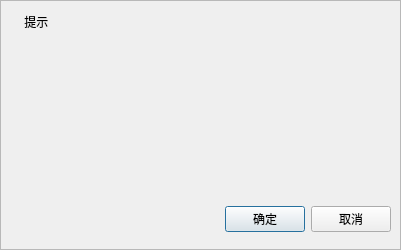
<?xml version="1.0" encoding="UTF-8"?>
<ui version="4.0">
 <class>frmMessageBox</class>
 <widget class="QDialog" name="frmMessageBox">
  <property name="geometry">
   <rect>
    <x>0</x>
    <y>0</y>
    <width>401</width>
    <height>250</height>
   </rect>
  </property>
  <layout class="QVBoxLayout" name="verticalLayout_2">
   <property name="spacing">
    <number>0</number>
   </property>
   <property name="leftMargin">
    <number>0</number>
   </property>
   <property name="topMargin">
    <number>0</number>
   </property>
   <property name="rightMargin">
    <number>0</number>
   </property>
   <property name="bottomMargin">
    <number>0</number>
   </property>
   <item>
    <widget class="QFrame" name="frame_messagebox">
     <property name="frameShape">
      <enum>QFrame::StyledPanel</enum>
     </property>
     <property name="frameShadow">
      <enum>QFrame::Raised</enum>
     </property>
     <layout class="QVBoxLayout" name="verticalLayout">
      <property name="spacing">
       <number>0</number>
      </property>
      <property name="leftMargin">
       <number>0</number>
      </property>
      <property name="topMargin">
       <number>0</number>
      </property>
      <property name="rightMargin">
       <number>0</number>
      </property>
      <property name="bottomMargin">
       <number>0</number>
      </property>
      <item>
       <widget class="QWidget" name="widget_title" native="true">
        <property name="sizePolicy">
         <sizepolicy hsizetype="Preferred" vsizetype="Fixed">
          <horstretch>0</horstretch>
          <verstretch>0</verstretch>
         </sizepolicy>
        </property>
        <property name="minimumSize">
         <size>
          <width>100</width>
          <height>30</height>
         </size>
        </property>
        <property name="maximumSize">
         <size>
          <width>16777215</width>
          <height>30</height>
         </size>
        </property>
        <property name="styleSheet">
         <string notr="true"/>
        </property>
        <layout class="QHBoxLayout" name="horizontalLayout_2">
         <property name="spacing">
          <number>0</number>
         </property>
         <property name="leftMargin">
          <number>20</number>
         </property>
         <property name="topMargin">
          <number>0</number>
         </property>
         <property name="rightMargin">
          <number>0</number>
         </property>
         <property name="bottomMargin">
          <number>0</number>
         </property>
         <item>
          <widget class="QLabel" name="lab_Title">
           <property name="text">
            <string> 提示</string>
           </property>
           <property name="alignment">
            <set>Qt::AlignBottom|Qt::AlignLeading|Qt::AlignLeft</set>
           </property>
          </widget>
         </item>
         <item>
          <spacer name="horizontalSpacer_2">
           <property name="orientation">
            <enum>Qt::Horizontal</enum>
           </property>
           <property name="sizeHint" stdset="0">
            <size>
             <width>40</width>
             <height>20</height>
            </size>
           </property>
          </spacer>
         </item>
        </layout>
       </widget>
      </item>
      <item>
       <widget class="QWidget" name="widget_main" native="true">
        <property name="styleSheet">
         <string notr="true"/>
        </property>
        <layout class="QHBoxLayout" name="horizontalLayout_4">
         <property name="spacing">
          <number>0</number>
         </property>
         <property name="leftMargin">
          <number>0</number>
         </property>
         <property name="topMargin">
          <number>0</number>
         </property>
         <property name="rightMargin">
          <number>0</number>
         </property>
         <property name="bottomMargin">
          <number>0</number>
         </property>
         <item>
          <widget class="QWidget" name="widget_2" native="true">
           <layout class="QHBoxLayout" name="horizontalLayout_3">
            <property name="leftMargin">
             <number>0</number>
            </property>
            <property name="topMargin">
             <number>0</number>
            </property>
            <property name="rightMargin">
             <number>0</number>
            </property>
            <property name="bottomMargin">
             <number>0</number>
            </property>
            <item>
             <spacer name="horizontalSpacer_3">
              <property name="orientation">
               <enum>Qt::Horizontal</enum>
              </property>
              <property name="sizeHint" stdset="0">
               <size>
                <width>81</width>
                <height>20</height>
               </size>
              </property>
             </spacer>
            </item>
            <item>
             <widget class="QLabel" name="label_icon">
              <property name="minimumSize">
               <size>
                <width>40</width>
                <height>40</height>
               </size>
              </property>
              <property name="maximumSize">
               <size>
                <width>40</width>
                <height>40</height>
               </size>
              </property>
              <property name="text">
               <string/>
              </property>
             </widget>
            </item>
            <item>
             <widget class="QLabel" name="labInfo">
              <property name="sizePolicy">
               <sizepolicy hsizetype="Expanding" vsizetype="Preferred">
                <horstretch>0</horstretch>
                <verstretch>0</verstretch>
               </sizepolicy>
              </property>
              <property name="minimumSize">
               <size>
                <width>200</width>
                <height>0</height>
               </size>
              </property>
              <property name="font">
               <font>
                <pointsize>12</pointsize>
               </font>
              </property>
              <property name="styleSheet">
               <string notr="true"/>
              </property>
              <property name="text">
               <string/>
              </property>
              <property name="scaledContents">
               <bool>false</bool>
              </property>
              <property name="alignment">
               <set>Qt::AlignCenter</set>
              </property>
              <property name="wordWrap">
               <bool>true</bool>
              </property>
             </widget>
            </item>
            <item>
             <spacer name="horizontalSpacer_4">
              <property name="orientation">
               <enum>Qt::Horizontal</enum>
              </property>
              <property name="sizeHint" stdset="0">
               <size>
                <width>80</width>
                <height>20</height>
               </size>
              </property>
             </spacer>
            </item>
           </layout>
          </widget>
         </item>
        </layout>
       </widget>
      </item>
      <item>
       <widget class="QWidget" name="widget_btn" native="true">
        <property name="maximumSize">
         <size>
          <width>16777215</width>
          <height>60</height>
         </size>
        </property>
        <property name="styleSheet">
         <string notr="true"/>
        </property>
        <layout class="QHBoxLayout" name="horizontalLayout">
         <property name="leftMargin">
          <number>0</number>
         </property>
         <property name="topMargin">
          <number>0</number>
         </property>
         <property name="rightMargin">
          <number>9</number>
         </property>
         <property name="bottomMargin">
          <number>0</number>
         </property>
         <item>
          <spacer name="horizontalSpacer">
           <property name="orientation">
            <enum>Qt::Horizontal</enum>
           </property>
           <property name="sizeHint" stdset="0">
            <size>
             <width>40</width>
             <height>20</height>
            </size>
           </property>
          </spacer>
         </item>
         <item>
          <widget class="QPushButton" name="btnOk">
           <property name="minimumSize">
            <size>
             <width>0</width>
             <height>0</height>
            </size>
           </property>
           <property name="focusPolicy">
            <enum>Qt::ClickFocus</enum>
           </property>
           <property name="styleSheet">
            <string notr="true"/>
           </property>
           <property name="text">
            <string>确定</string>
           </property>
           <property name="iconSize">
            <size>
             <width>18</width>
             <height>18</height>
            </size>
           </property>
          </widget>
         </item>
         <item>
          <widget class="QPushButton" name="btnCancel">
           <property name="minimumSize">
            <size>
             <width>0</width>
             <height>0</height>
            </size>
           </property>
           <property name="focusPolicy">
            <enum>Qt::ClickFocus</enum>
           </property>
           <property name="styleSheet">
            <string notr="true"/>
           </property>
           <property name="text">
            <string>取消</string>
           </property>
           <property name="iconSize">
            <size>
             <width>18</width>
             <height>18</height>
            </size>
           </property>
          </widget>
         </item>
        </layout>
       </widget>
      </item>
     </layout>
    </widget>
   </item>
  </layout>
 </widget>
 <resources/>
 <connections/>
</ui>
